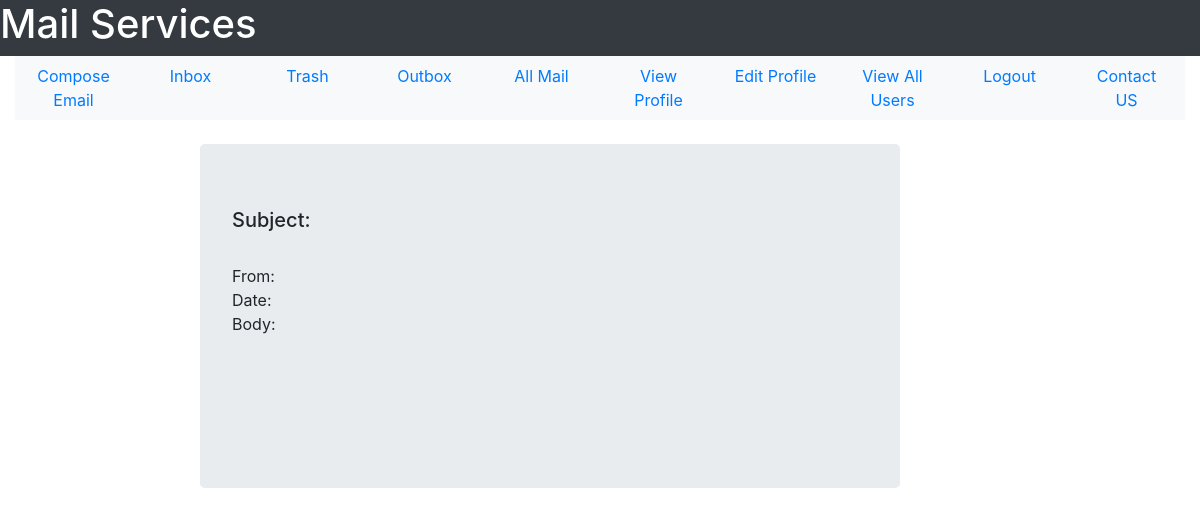
The app's page /view-mail/241, older data.
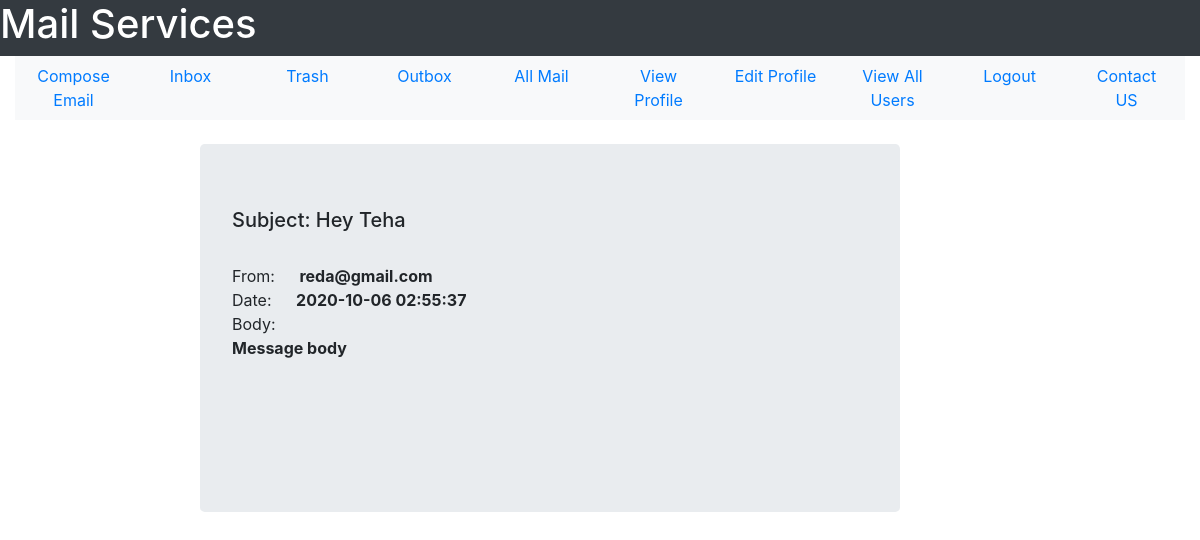
The same page, newer data.
### tables this page shows
CREATE TABLE mail(mail_id INTEGER PRIMARY KEY, sender_id INTEGER NOT NULL, receiver_id INTEGER NOT NULL, mail_subject TEXT, mail_body TEXT,  mail_date TEXT NOT NULL,mail_seen INTEGER DEFAULT 0 CHECK(mail_seen == 0 OR mail_seen == 1), sender_trashed INTEGER DEFAULT 0 CHECK(sender_trashed == 0 OR sender_trashed == 1), receiver_trashed INTEGER DEFAULT 0 CHECK(receiver_trashed == 0 OR receiver_trashed == 1), multiple_receivers INTEGER DEFAULT 0 CHECK(multiple_receivers == 0 OR multiple_receivers == 1), FOREIGN KEY(sender_id, receiver_id) REFERENCES user(user_id, user_id));

CREATE TABLE user(user_id INTEGER PRIMARY KEY, user_name TEXT NOT NULL, user_email TEXT NOT NULL, user_password TEXT  NOT NULL, user_gender TEXT NOT NULL, user_date_of_birth TEXT NOT NULL, user_city TEXT NOT NULL, user_country TEXT NOT NULL, user_contact INTEGER, user_account_creation_date TEXT NOT NULL, user_active INTEGER DEFAULT 0 CHECK(user_active == 1 OR user_active == 0), UNIQUE(user_email));

### User/User_Mail/user_mail.py (the view, shortened to what this page needs)
@user_mail_bp.route("/view-mail/<mail_id>")
def view_mail(mail_id):
    sqlite_connection = sqlite3.connect('MAIL_DB.db')
    select_mail_query = """SELECT sender_id, mail_subject, mail_body, mail_date FROM mail WHERE mail_id = ?;"""
    mail_record = sqlite_connection.execute(select_mail_query, (mail_id,))
    mail_data = {}
    for data in mail_record:
        mail_data['sender_mail'] = get_user_email(data[0])
        mail_data['mail_subject'] = data[1]
        mail_data['mail_body'] = data[2]
        mail_data['mail_date'] = remove_milli_seconds(data[3])
    update_query = """UPDATE mail SET mail_seen = ? WHERE mail_id = ?;"""
    update_query_data = (1, mail_id)
    sqlite_connection.execute(update_query, update_query_data)
    sqlite_connection.commit()
    sqlite_connection.close()
    return render_template('User_Mail/view_mail.html', mail = mail_data)

### User/User_Mail/user_mail.py (called while the page is built)
def get_user_email(user_id):
    sqlite_connection = sqlite3.connect('MAIL_DB.db')
    select_user_query = """SELECT user_email FROM user WHERE user_id = ?;"""
    select_user_query_data = (user_id,)
    user_record = sqlite_connection.execute(select_user_query, select_user_query_data)
    user_email = ""
    for data in user_record:
        user_email = data[0]
    sqlite_connection.close()
    return user_email

def check_attachment_exist(mail_id):
    sqlite_connection = sqlite3.connect('MAIL_DB.db')
    search_file_query = """SELECT * FROM attachment WHERE mail_id = ?;"""
    search_file_query_data = (mail_id,)
    file_list = sqlite_connection.execute(search_file_query, search_file_query_data).fetchall()
    if len(file_list) == 0:
        sqlite_connection.close()
        return False
    else:
        sqlite_connection.close()
        return True

def remove_milli_seconds(full_date):
    date = datetime.strptime(full_date, '%Y-%m-%d %H:%M:%S.%f')
    return date.strftime('%Y-%m-%d %H:%M:%S')

### User/User_Mail/templates/User_Mail/view_mail.html (shortened to what this page needs)
<!DOCTYPE html>
<html lang = "en">
    <head>
        <link rel="stylesheet" href="https://maxcdn.bootstrapcdn.com/bootstrap/4.5.2/css/bootstrap.min.css">
    </head>
    <body>
        <div class = "container-fluid">
            <div class = "row bg-dark text-white">
                <h1>Mail Services</h1>
            </div>
            <div>
                <ul class = "nav nav-justified bg-light">
                    <li class = 'nav-item'>
                        <a href = "{{url_for('user_mail_bp.compose_email')}}" class = 'nav-link'>Compose Email</a>
                    </li>
                    <li class = 'nav-item'>
                        <a href = "{{url_for('user_mail_bp.see_inbox')}}" class = 'nav-link'>Inbox</a>
                    </li>
                    <li class = 'nav-item'>
                        <a href = "{{url_for('user_mail_bp.trash')}}" class = 'nav-link'>Trash</a>
                    </li>
                    <li class = 'nav-item'>
                        <a href = "{{url_for('user_mail_bp.see_outbox')}}" class = 'nav-link'>Outbox</a>
                    </li>
                    <li class = 'nav-item'>
                        <a href = "{{url_for('user_mail_bp.see_all_mail')}}" class = 'nav-link'>All Mail</a>
                    </li>
                    <li class = 'nav-item'>
                        <a href = "{{url_for('user_profile_bp.view_profile')}}" class = 'nav-link'>View Profile</a>
                    </li>
                    <li class = 'nav-item'>
                        <a href = "{{url_for('user_profile_bp.edit_profile_form')}}" class = 'nav-link'>Edit Profile</a>
                    </li>
                    <li class = 'nav-item'>
                        <a href = "{{url_for('user_profile_bp.view_all_users')}}" class = 'nav-link'>View All Users</a>
                    </li>
                    <li class = 'nav-item'>
                        <a href = "{{url_for('user_profile_bp.logout')}}" class = 'nav-link'>Logout</a>
                    </li>
                    <li class = 'nav-item'>
                        <a href = '#' class = 'nav-link'>Contact US</a>
                    </li>
                </ul>
            </div>
        <div class = "row">
            <div class = "col-2">
            </div>
                <div class = "jumbotron mt-4 mr-6" style = "width: 700px;">
                <h5>Subject: {{mail['mail_subject']}}</h5>
                <br>
                <span>From: </span><strong style = "margin-left: 20px;">{{mail['sender_mail']}}</strong>
                <br>
                <span>Date: </span><strong style = "margin-left: 20px;">{{mail['mail_date']}}</strong>
                <span style = "display: block;">Body:</span>
                <p>
                    <strong>{{mail['mail_body']}}</strong>
                </p>
                <br><br><br>
                </div>
            <div class = "col-3">
            </div>
        </div>
    </body>
</html>

Row changes from the older to the newer data that the page shows:
added mail: mail_subject "Hey Teha", mail_body "Message body"
now on this page (row unchanged): user: sender_mail "reda@gmail.com"
Text that changed along with them:
{{ mail['mail_date'] }}: (not shown) → "2020-10-06 02:55:37"
